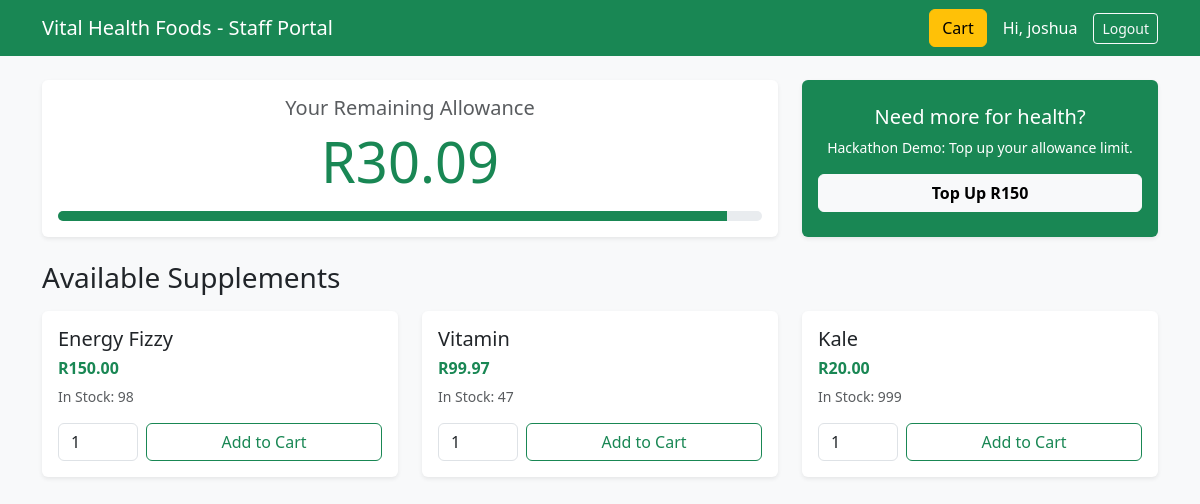
The app's page / (signed in) with its own data.
### ordering/models.py (models this page shows, shortened)
class EmployeeProfile(models.Model):
    user = models.OneToOneField(User, on_delete=models.CASCADE)
    monthly_allowance = models.DecimalField(max_digits=8, decimal_places=2, default=500.00)
    allowance_used = models.DecimalField(max_digits=8, decimal_places=2, default=0.00)
    @property
    def available_balance(self):
        return self.monthly_allowance - self.allowance_used

class Product(models.Model):
    name = models.CharField(max_length=200)
    description = models.TextField(blank=True)
    price = models.DecimalField(max_digits=6, decimal_places=2)
    stock_quantity = models.PositiveIntegerField(default=0)

### ordering/views.py (the view)
# urls.py: path('', views.dashboard, name='dashboard'),
@login_required
def dashboard(request):
    products = Product.objects.filter(stock_quantity__gt=0)
    profile, created = EmployeeProfile.objects.get_or_create(user=request.user)
    cart = request.session.get('cart', {})
    cart_count = sum(cart.values())
    context = {
        'products': products,
        'profile': profile,
        'recent_orders': cart_count
    }
    return render(request, 'ordering/dashboard.html', context)

### ordering/templates/ordering/dashboard.html (shortened to what this page needs)
<!DOCTYPE html>
<html lang="en">
<head>
    <link href="https://cdn.jsdelivr.net/npm/bootstrap@5.3.0/dist/css/bootstrap.min.css" rel="stylesheet">
</head>
<body class="bg-light">
<nav class="navbar navbar-dark bg-success mb-4">
    <div class="container">
        <a class="navbar-brand" href="{% url 'dashboard' %}">Vital Health Foods - Staff Portal</a>
        <div class="d-flex align-items-center">
            <a href="{% url 'checkout' %}" class="btn btn-warning me-3">
                Cart
            </a>
            <span class="navbar-text text-white me-3">Hi, {{ user.username }}</span>
            <form action="{% url 'logout' %}" method="post" class="d-inline">
                <button type="submit" class="btn btn-sm btn-outline-light">Logout</button>
            </form>
        </div>
    </div>
</nav>
<div class="container">
    <div class="row mb-4">
        <div class="col-md-8">
            <div class="card shadow-sm border-0 h-100">
                <div class="card-body text-center">
                    <h5 class="text-muted">Your Remaining Allowance</h5>
                    <h1 class="display-4 text-success">R{{ profile.available_balance }}</h1>
                    <div class="progress mt-3" style="height: 10px;">
                        <div class="progress-bar bg-success" style="width: {% widthratio profile.allowance_used profile.monthly_allowance 100 %}%"></div>
                    </div>
                </div>
            </div>
        </div>
        <div class="col-md-4">
            <div class="card shadow-sm border-0 h-100 bg-success text-white">
                <div class="card-body text-center d-flex flex-column justify-content-center">
                    <h5>Need more for health?</h5>
                    <p class="small">Hackathon Demo: Top up your allowance limit.</p>
                    <form action="{% url 'add_dummy_funds' %}" method="POST">
                        <button type="submit" class="btn btn-light w-100 fw-bold">Top Up R150</button>
                    </form>
                </div>
            </div>
        </div>
    </div>
    <h3 class="mb-3">Available Supplements</h3>
    <div class="row">
        {% for product in products %}
        <div class="col-md-4 mb-4">
            <div class="card shadow-sm h-100 border-0">
                <div class="card-body">
                    <h5 class="card-title">{{ product.name }}</h5>
                    <h6 class="text-success fw-bold">R{{ product.price }}</h6>
                    <p class="small text-muted">In Stock: {{ product.stock_quantity }}</p>
                    <form action="{% url 'add_to_cart' product.id %}" method="POST" class="d-flex mt-3">
                        <input type="number" name="quantity" value="1" min="1" max="{{ product.stock_quantity }}" class="form-control me-2" style="width: 80px;">
                        <button type="submit" class="btn btn-outline-success w-100">Add to Cart</button>
                    </form>
                </div>
            </div>
        </div>
        {% endfor %}
    </div>
</div>
</body>
</html>

### records on screen
EmployeeProfile: available_balance "30.09"
Product: name "Energy Fizzy", price "150.00", stock_quantity "98"
Product: name "Vitamin", price "99.97", stock_quantity "47"
Product: name "Kale", price "20.00", stock_quantity "999"

### other values on screen
{{ user.username }} "joshua"
